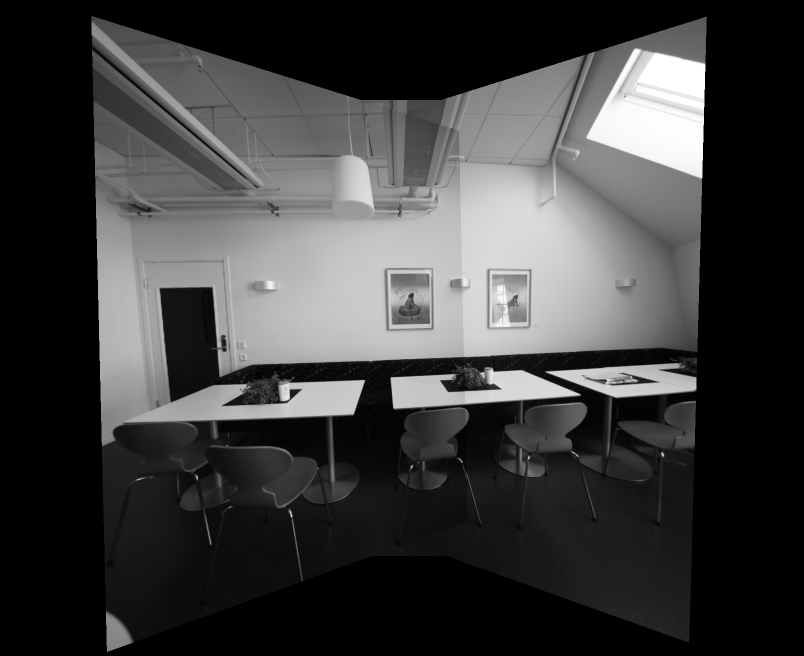
#> input picture HW2-Panorama/Results/output_homography.png, 1608 x 1312 px (shown at 1/2 size)
$ python main.py 3 ../Results/output_homography.png ../Results/output_homography_lpb.png ../Results/output_cylindrical.png out.png   (Python 2 division)
#> lines starting #> are read from the running program, lines starting #| are printed output that depends on the picture
# Instructions:
# Do not change the output file names, use the helper functions as you see fit

import os
import sys
import cv2
import numpy as np
import matplotlib.pyplot as plt
import math

# [13 lines left out: function help_message, not called in this run]

'''
Detect, extract and match features between img1 and img2.
Using SIFT as the detector/extractor, but this is inconsequential to the user.

Returns: (pts1, pts2), where ptsN are points on image N.
    The lists are "aligned", i.e. point i in pts1 matches with point i in pts2.

Usage example:
    im1 = cv2.imread("image1.jpg", 0)
    im2 = cv2.imread("image2.jpg", 0)
    (pts1, pts2) = feature_matching(im1, im2)

    plt.subplot(121)
    plt.imshow(im1)
    plt.scatter(pts1[:,:,0],pts1[:,:,1], 0.5, c='r', marker='x')
    plt.subplot(122)
    plt.imshow(im2)
    plt.scatter(pts1[:,:,0],pts1[:,:,1], 0.5, c='r', marker='x')
'''
def feature_matching(img1, img2, savefig=False):
    # Initiate SIFT detector
    sift = cv2.xfeatures2d.SIFT_create()
    # find the keypoints and descriptors with SIFT
    kp1, des1 = sift.detectAndCompute(img1,None)
    kp2, des2 = sift.detectAndCompute(img2,None)
    # FLANN parameters
    FLANN_INDEX_KDTREE = 1
    index_params = dict(algorithm = FLANN_INDEX_KDTREE, trees = 5)
    search_params = dict(checks=50)   # or pass empty dictionary
    flann = cv2.FlannBasedMatcher(index_params,search_params)
    matches2to1 = flann.knnMatch(des2,des1,k=2)

    matchesMask_ratio = [[0,0] for i in xrange(len(matches2to1))]
    match_dict = {}
    for i,(m,n) in enumerate(matches2to1):
        if m.distance < 0.7*n.distance:
            matchesMask_ratio[i]=[1,0]
            match_dict[m.trainIdx] = m.queryIdx

    good = []
    recip_matches = flann.knnMatch(des1,des2,k=2)
    matchesMask_ratio_recip = [[0,0] for i in xrange(len(recip_matches))]

    for i,(m,n) in enumerate(recip_matches):
        if m.distance < 0.7*n.distance: # ratio
            if m.queryIdx in match_dict and match_dict[m.queryIdx] == m.trainIdx: #reciprocal
                good.append(m)
                matchesMask_ratio_recip[i]=[1,0]


    if savefig:
        draw_params = dict(matchColor = (0,255,0),
                           singlePointColor = (255,0,0),
                           matchesMask = matchesMask_ratio_recip,
                           flags = 0)
        img3 = cv2.drawMatchesKnn(img1,kp1,img2,kp2,recip_matches,None,**draw_params)

        plt.figure(),plt.xticks([]),plt.yticks([])
        plt.imshow(img3,)
        plt.savefig("feature_matching.png",bbox_inches='tight')

    return ([ kp1[m.queryIdx].pt for m in good ],[ kp2[m.trainIdx].pt for m in good ])

'''
Warp an image from cartesian coordinates (x, y) into cylindrical coordinates (theta, h)
Returns: (image, mask)
Mask is [0,255], and has 255s wherever the cylindrical images has a valid value.
Masks are useful for stitching

Usage example:

    im = cv2.imread("myimage.jpg",0) #grayscale
    h,w = im.shape
    f = 700
    K = np.array([[f, 0, w/2], [0, f, h/2], [0, 0, 1]]) # mock calibration matrix
    imcyl = cylindricalWarpImage(im, K)
'''
# [36 lines left out: function cylindricalWarpImage, not called in this run]

'''
Calculate the geometric transform (only affine or homography) between two images,
based on feature matching and alignment with a robust estimator (RANSAC).

Returns: (M, pts1, pts2, mask)
Where: M    is the 3x3 transform matrix
       pts1 are the matched feature points in image 1
       pts2 are the matched feature points in image 2
       mask is a binary mask over the lists of points that selects the transformation inliers

Usage example:
    im1 = cv2.imread("image1.jpg", 0)
    im2 = cv2.imread("image2.jpg", 0)
    (M, pts1, pts2, mask) = getTransform(im1, im2)

    # for example: transform im1 to im2's plane
    # first, make some room around im2
    im2 = cv2.copyMakeBorder(im2,200,200,500,500, cv2.BORDER_CONSTANT)
    # then transform im1 with the 3x3 transformation matrix
    out = cv2.warpPerspective(im1, M, (im1.shape[1],im2.shape[0]), dst=im2.copy(), borderMode=cv2.BORDER_TRANSPARENT)

    plt.imshow(out, cmap='gray')
    plt.show()
'''
def getTransform(src, dst, method='affine'):
    pts1,pts2 = feature_matching(src,dst)

    src_pts = np.float32(pts1).reshape(-1,1,2)
    dst_pts = np.float32(pts2).reshape(-1,1,2)

    if method == 'affine':
        M, mask = cv2.estimateAffine2D(src_pts, dst_pts, cv2.RANSAC, ransacReprojThreshold=5.0)
        #M = np.append(M, [[0,0,1]], axis=0)

    if method == 'homography':
        M, mask = cv2.findHomography(src_pts, dst_pts, cv2.RANSAC, 5.0)

    matchesMask = mask.ravel().tolist()

    return (M, pts1, pts2, mask)

# ===================================================
# ================ Perspective Warping ==============
# ===================================================
# [25 lines left out: function Perspective_warping, not called in this run]

def Bonus_perspective_warping(img1, img2, img3):

	# Write your codes here

	img1 = cv2.copyMakeBorder(img1,200,200,500,500, cv2.BORDER_CONSTANT)
        (M, pts1, pts2, mask) = getTransform(img2, img1, method='homography')
	out1 = cv2.warpPerspective(img2, M, (img1.shape[1],img1.shape[0]),dst=img1.copy(),borderMode=cv2.BORDER_TRANSPARENT)

	# generate Gaussian pyramid for img1
   	G1 = img1.copy()
   	gpA = [G1]
	for i in xrange(3):
         	G1 = cv2.pyrDown(G1)   #blurs the image and downsamples it
         	gpA.append(G1)

	# generate Gaussian pyramid for img2
   	G2 = out1.copy()
   	gpB = [G2]
   	for i in xrange(3):
        	G2 = cv2.pyrDown(G2)
                gpB.append(G2)

	# generate Laplacian Pyramid for img1
   	lpA = [gpA[2]]
   	for i in xrange(2,0,-1):
        	GE = cv2.pyrUp(gpA[i])  #upsamples the image and blurs it
		L = cv2.subtract(gpA[i-1],GE)
                lpA.append(L)

	# generate Laplacian Pyramid for img2
   	lpB = [gpB[2]]
   	for i in xrange(2,0,-1):
        	GE = cv2.pyrUp(gpB[i])
        	L = cv2.subtract(gpB[i-1],GE)
        	lpB.append(L)

	# Now add images in each level
   	LS = []
   	for la,lb in zip(lpA,lpB):
		ls = np.hstack((la, lb))
        	LS.append(ls)
 	# now reconstruct
   	ls_ = LS[0]
   	for i in xrange(1,3):
        	ls_ = cv2.pyrUp(ls_)
        	ls_ = cv2.add(ls_, LS[i])


        (M, pts1, pts2, mask) = getTransform(img3,out1, method='homography')
        out2 = cv2.warpPerspective(img3, M, (out1.shape[1],out1.shape[0]), dst=out1.copy(),borderMode=cv2.BORDER_TRANSPARENT)

	out2 = out2[:out2.shape[0],:out2.shape[0]]
        ls_ =  ls_[:out2.shape[0],:out2.shape[0]]
	# generate Gaussian pyramid for blended image
        G1 = ls_.copy()
        gpA = [G1]
        for i in xrange(3):
                G1 = cv2.pyrDown(G1)   #blurs the image and downsamples it
                gpA.append(G1)

        # generate Gaussian pyramid for out2
        G2 = out2.copy()
        gpB = [G2]
        for i in xrange(3):
                G2 = cv2.pyrDown(G2)
                gpB.append(G2)

        # generate Laplacian Pyramid for blended image
        lpA = [gpA[2]]
        for i in xrange(2,0,-1):
                GE = cv2.pyrUp(gpA[i])  #upsamples the image and blurs it
                L = cv2.subtract(gpA[i-1],GE)
                lpA.append(L)

        # generate Laplacian Pyramid for out2
        lpB = [gpB[2]]
        for i in xrange(2,0,-1):
                GE = cv2.pyrUp(gpB[i])
                L = cv2.subtract(gpB[i-1],GE)
                lpB.append(L)

        # Now add the images in each level
        LS = []
        for la,lb in zip(lpA,lpB):
                ls = np.hstack((la, lb))
                LS.append(ls)
        # now reconstruct
        ls_ = LS[0]
        for i in xrange(1,3):
                ls_ = cv2.pyrUp(ls_)
                ls_ = cv2.add(ls_, LS[i])


	output_image = ls_  #output image


	# Write out the result
	output_name = sys.argv[5] + "output_homography_lpb.png"
	cv2.imwrite(output_name, output_image)

	return True

# ===================================================
# =============== Cynlindrical Warping ==============
# ===================================================
# [137 lines left out: functions Cylindrical_warping, Laplacian_blend, Bonus_cylindrical_warping, not called in this run]

'''
This exact function will be used to evaluate your results for HW2
Compare your result with master image and get the difference, the grading
criteria is posted on Piazza
'''
# [36 lines left out: function RMSD, not called in this run]


if __name__ == '__main__':
   question_number = -1

   # Validate the input arguments
   if (len(sys.argv) != 6):
      help_message()
      sys.exit()
   else:
      question_number = int(sys.argv[1])
      if (question_number > 4 or question_number < 1):
	 print("Input parameters out of bound ...")
         sys.exit()

   input_image1 = cv2.imread(sys.argv[2], 0)
#> input_image1 is the input picture: shape (1312, 1608); min 0, max 255, mean 61.6
   input_image2 = cv2.imread(sys.argv[3], 0)
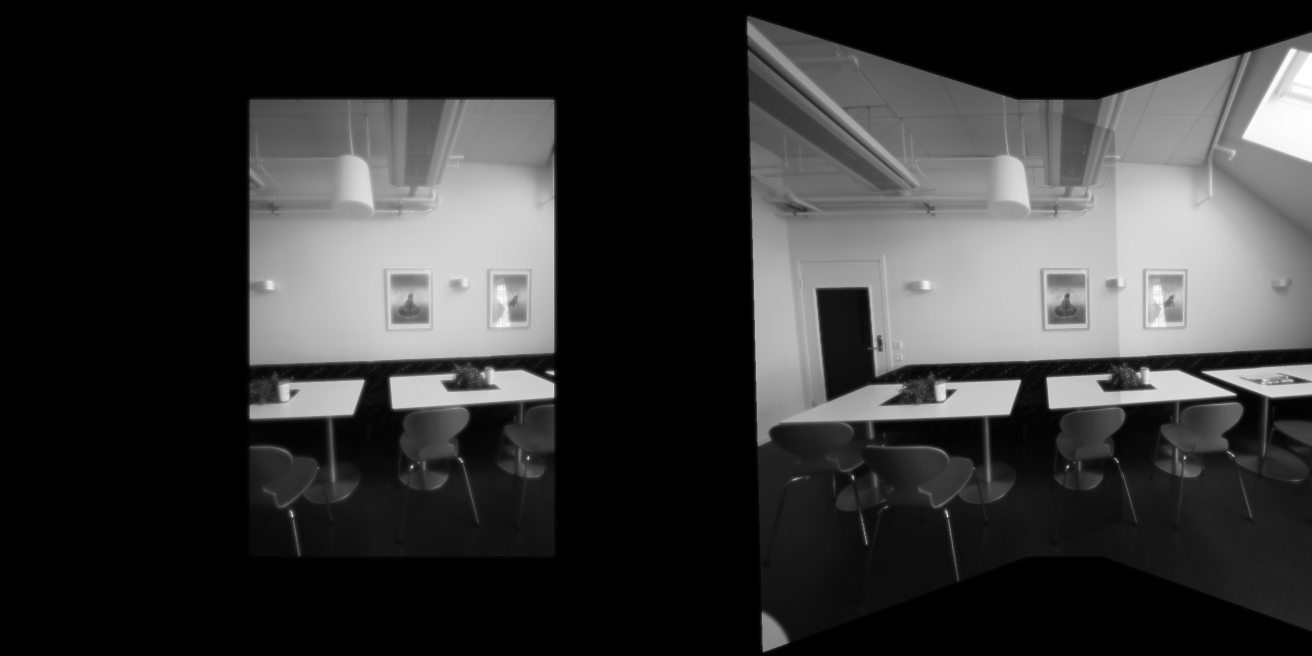
#> input picture HW2-Panorama/Results/output_homography_lpb.png, 2624 x 1312 px (shown at 1/2 size)
#> input_image2 is the input picture: shape (1312, 2624); min 0, max 255, mean 53.9
   input_image3 = cv2.imread(sys.argv[4], 0)
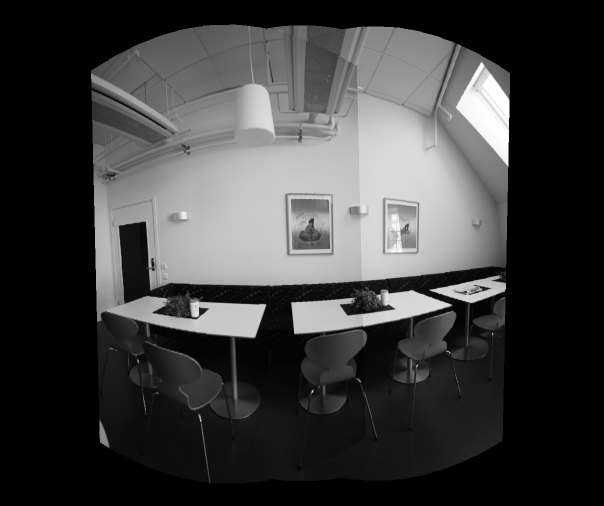
#> input picture HW2-Panorama/Results/output_cylindrical.png, 1208 x 1012 px (shown at 1/2 size)
#> input_image3 is the input picture: shape (1012, 1208); min 0, max 255, mean 61.8
   function_launch = {
   1 : Perspective_warping,
   2 : Cylindrical_warping,
   3 : Bonus_perspective_warping,
   4 : Bonus_cylindrical_warping,
   }

   # Call the function
   function_launch[question_number](input_image1, input_image2, input_image3)
#> in Bonus_perspective_warping, `img1 = cv2.copyMakeBorder(img1,200,200,500,500, cv2.BORDER_CONSTANT)`:
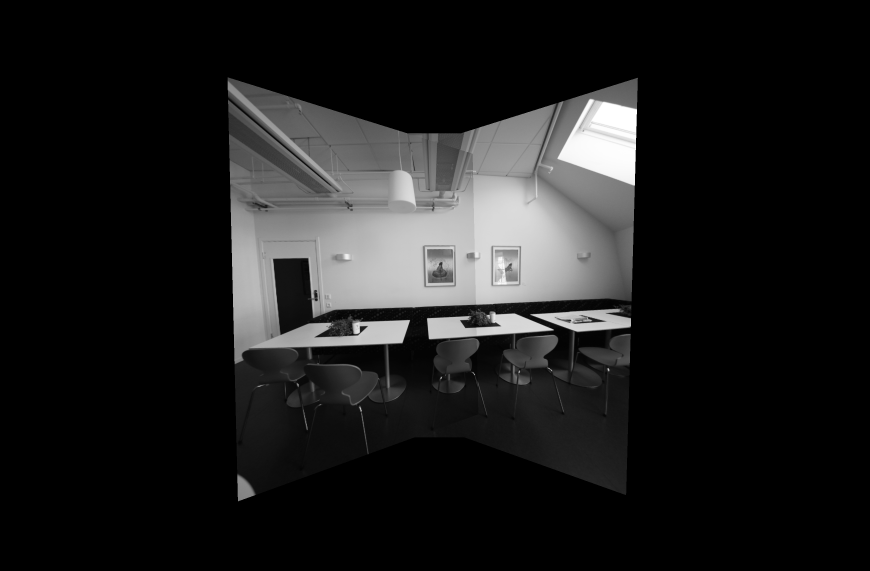
#> img1: shape (1712, 2608) (shown at 1/3 size); min 0, max 255, mean 29.1
#> in feature_matching, `kp1, des1 = sift.detectAndCompute(img1,None)`: kp1 = 623 keypoints; strongest (x, y, size): (823, 528, 391.9), (1993, 798, 50.3), (2135, 934, 2.9), (1103, 746, 7.4)
#> in feature_matching, `kp2, des2 = sift.detectAndCompute(img2,None)`: kp2 = 1008 keypoints; strongest (x, y, size): (1814, 411, 155.4), (1323, 1134, 2.8), (1083, 1232, 2.7), (1423, 1123, 2)
#> in feature_matching, `matches2to1 = flann.knnMatch(des2,des1,k=2)`: matches2to1 = 1008 matches
#> in feature_matching, `matchesMask_ratio = [[0,0] for i in xrange(len(matches2to1))]`: matchesMask_ratio = 1008 pairs, first value 0 to 0, second value 0 to 0
#> after the loop in feature_matching, `for i,(m,n) in enumerate(matches2to1):`: match_dict = 195 items; matchesMask_ratio = 1008 pairs, first value 0 to 1, second value 0 to 0
#> in feature_matching, `recip_matches = flann.knnMatch(des1,des2,k=2)`: recip_matches = 623 matches
#> in feature_matching, `matchesMask_ratio_recip = [[0,0] for i in xrange(len(recip_matches))]`: matchesMask_ratio_recip = 623 pairs, first value 0 to 0, second value 0 to 0
#> after the loop in feature_matching, `for i,(m,n) in enumerate(recip_matches):`: good = 164 matches; matchesMask_ratio_recip = 623 pairs, first value 0 to 1, second value 0 to 0
#> in getTransform, `pts1,pts2 = feature_matching(src,dst)`: pts1 = 164 pairs, first value 569.5 to 2604.6, second value 34.94 to 1107.7; pts2 = 164 pairs, first value 685.3 to 1792.1, second value 235 to 1360
#> in getTransform, `src_pts = np.float32(pts1).reshape(-1,1,2)`: src_pts = 164 rows, first 8: [569.5, 775.8], [597.9, 1107.7], [752, 857.9], [752, 857.9], [886.3, 777.9], [1497.3, 34.94], [1497.3, 34.94], [1499.5, 108.4]
#> in getTransform, `dst_pts = np.float32(pts2).reshape(-1,1,2)`: dst_pts = 164 rows, first 8: [1069.9, 976.4], [1104, 1360], [1253.4, 1053.1], [1253.4, 1053.1], [1386, 977.2], [685.3, 235], [685.3, 235], [687.4, 307.1]
#> in getTransform, `M, mask = cv2.findHomography(src_pts, dst_pts, cv2.RANSAC, 5.0)`: M = [[1, -0.000979, -812.4], [0.000316, 0.999, 200], [3.47e-07, -8.03e-07, 1]]; mask = 164 values, max 1 at index 5, min 0 at index 0, mean 0.963
#> in getTransform, `matchesMask = mask.ravel().tolist()`: matchesMask has the same summary as mask
#> after the loop in Bonus_perspective_warping, `for i in xrange(3):`: gpA = 4 items
#> the loop in Bonus_perspective_warping, `for i in xrange(2,0,-1):` made 2 passes
#> pass 1, in Bonus_perspective_warping, `L = cv2.subtract(gpA[i-1],GE)`:
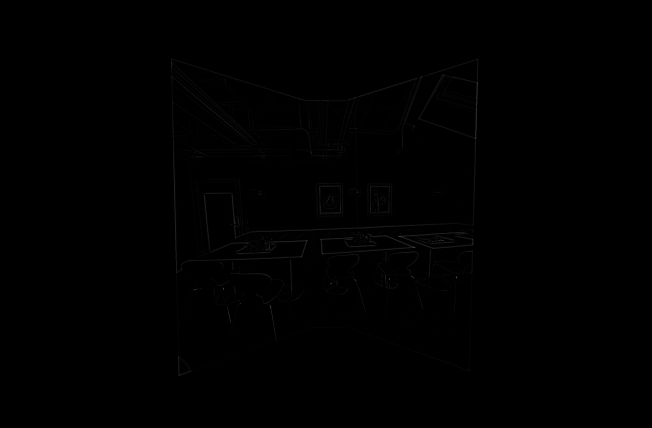
#> L: shape (856, 1304) (shown at 1/2 size); min 0, max 98, mean 0.4
#> after the loop in Bonus_perspective_warping, `for i in xrange(2,0,-1):`: lpA = 3 items
#> the loop in Bonus_perspective_warping, `for la,lb in zip(lpA,lpB):` made 3 passes
#> pass 2, in Bonus_perspective_warping, `ls = np.hstack((la, lb))`:
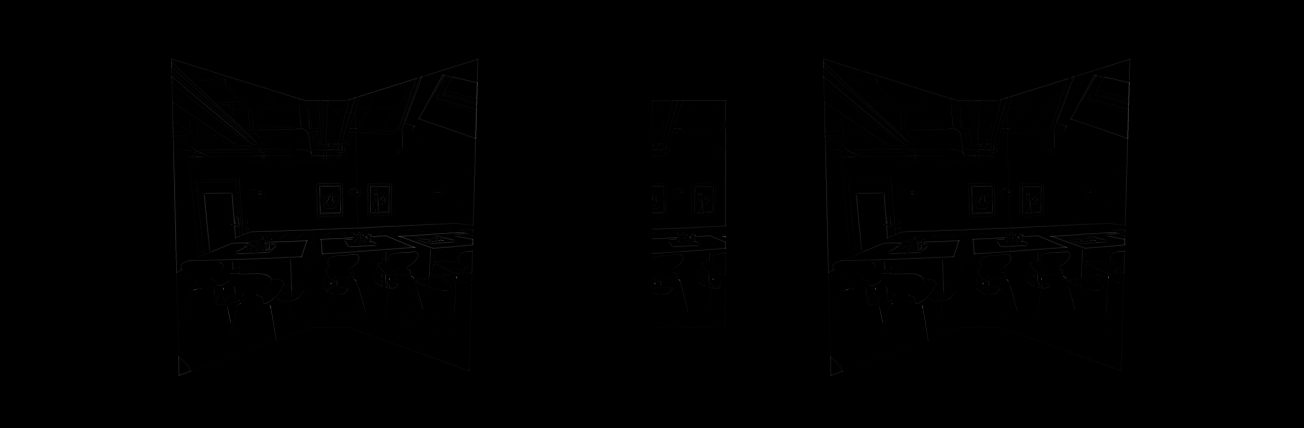
#> ls: shape (856, 2608) (shown at 1/2 size); min 0, max 98, mean 0.4
#> in feature_matching (call 2), `kp1, des1 = sift.detectAndCompute(img1,None)`: kp1 = 1141 keypoints; strongest (x, y, size): (973, 210, 75.6), (625, 783, 2.7), (720, 763, 1.9), (404, 622, 9.3)
#> in feature_matching (call 2), `kp2, des2 = sift.detectAndCompute(img2,None)`: kp2 = 653 keypoints; strongest (x, y, size): (1813, 410, 156.1), (1477, 702, 518.3), (1182, 998, 49.9), (1825, 1109, 4.4)
#> in feature_matching (call 2), `matches2to1 = flann.knnMatch(des2,des1,k=2)`: matches2to1 = 653 matches
#> in feature_matching (call 2), `recip_matches = flann.knnMatch(des1,des2,k=2)`: recip_matches = 1141 matches
#> after the loop in feature_matching (call 2), `for i,(m,n) in enumerate(recip_matches):`: good = 105 matches; matchesMask_ratio_recip = 1141 pairs, first value 0 to 1, second value 0 to 0
#> in getTransform (call 2), `src_pts = np.float32(pts1).reshape(-1,1,2)`: src_pts = 105 rows, first 8: [190.1, 246.9], [232.4, 700.1], [267.9, 477.7], [286.5, 704.8], [299.7, 530.3], [309, 656.5], [321.7, 622.6], [322.2, 604.1]
#> in getTransform (call 2), `dst_pts = np.float32(pts2).reshape(-1,1,2)`: dst_pts = 105 rows, first 8: [1894.7, 542.7], [801.9, 1154.2], [877.6, 838.5], [912.1, 1124.6], [937.7, 888], [951.5, 1052.7], [976.9, 1001.9], [977, 978.1]
#> in Bonus_perspective_warping, `(M, pts1, pts2, mask) = getTransform(img3,out1, method='homography')`: M = [[0.704, 0.00223, 742.1], [-0.152, 0.915, 397.3], [-0.000173, 3.16e-06, 1]]; pts1 = 105 pairs, first value 190.1 to 1010.5, second value 52.98 to 822; pts2 = 105 pairs, first value 129.7 to 1901.1, second value 399.6 to 1210.5; mask = 105 values, max 1 at index 25, min 0 at index 0, mean 0.505
#> the loop in Bonus_perspective_warping, `for i in xrange(2,0,-1):` made 2 passes
#> pass 1, in Bonus_perspective_warping, `L = cv2.subtract(gpA[i-1],GE)`:
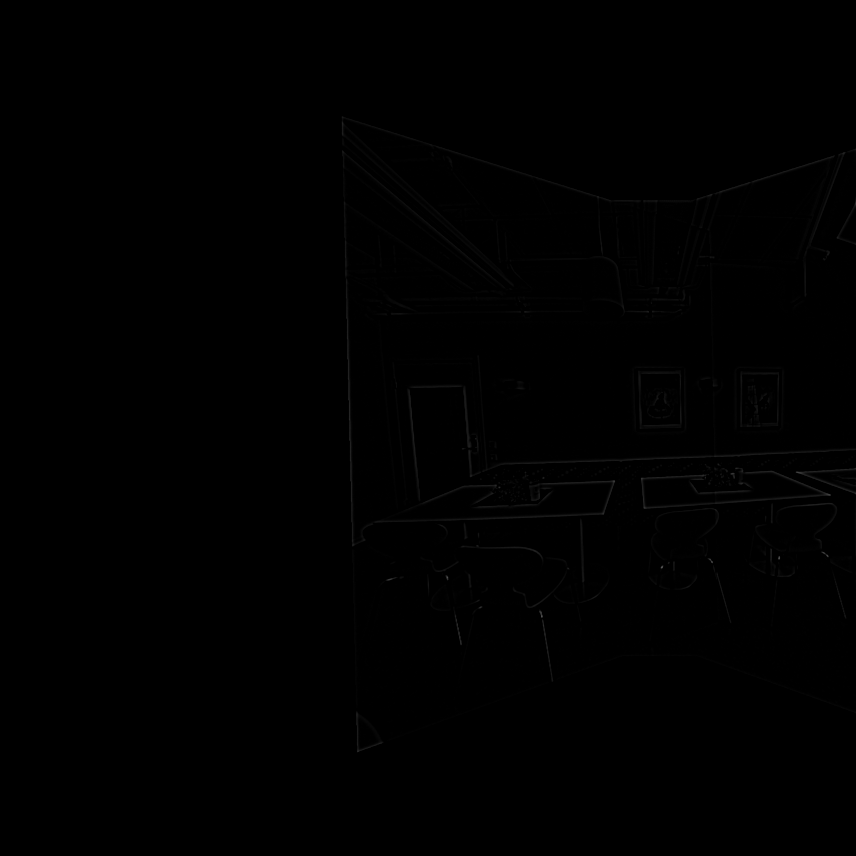
#> L: shape (856, 856); min 0, max 87, mean 0.4
#> the loop in Bonus_perspective_warping, `for la,lb in zip(lpA,lpB):` made 3 passes
#> pass 2, in Bonus_perspective_warping, `ls = np.hstack((la, lb))`:
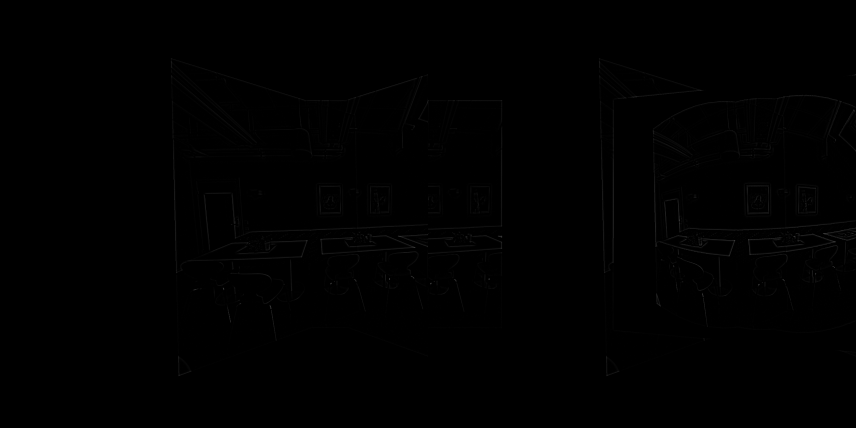
#> ls: shape (856, 1712) (shown at 1/2 size); min 0, max 102, mean 0.5
